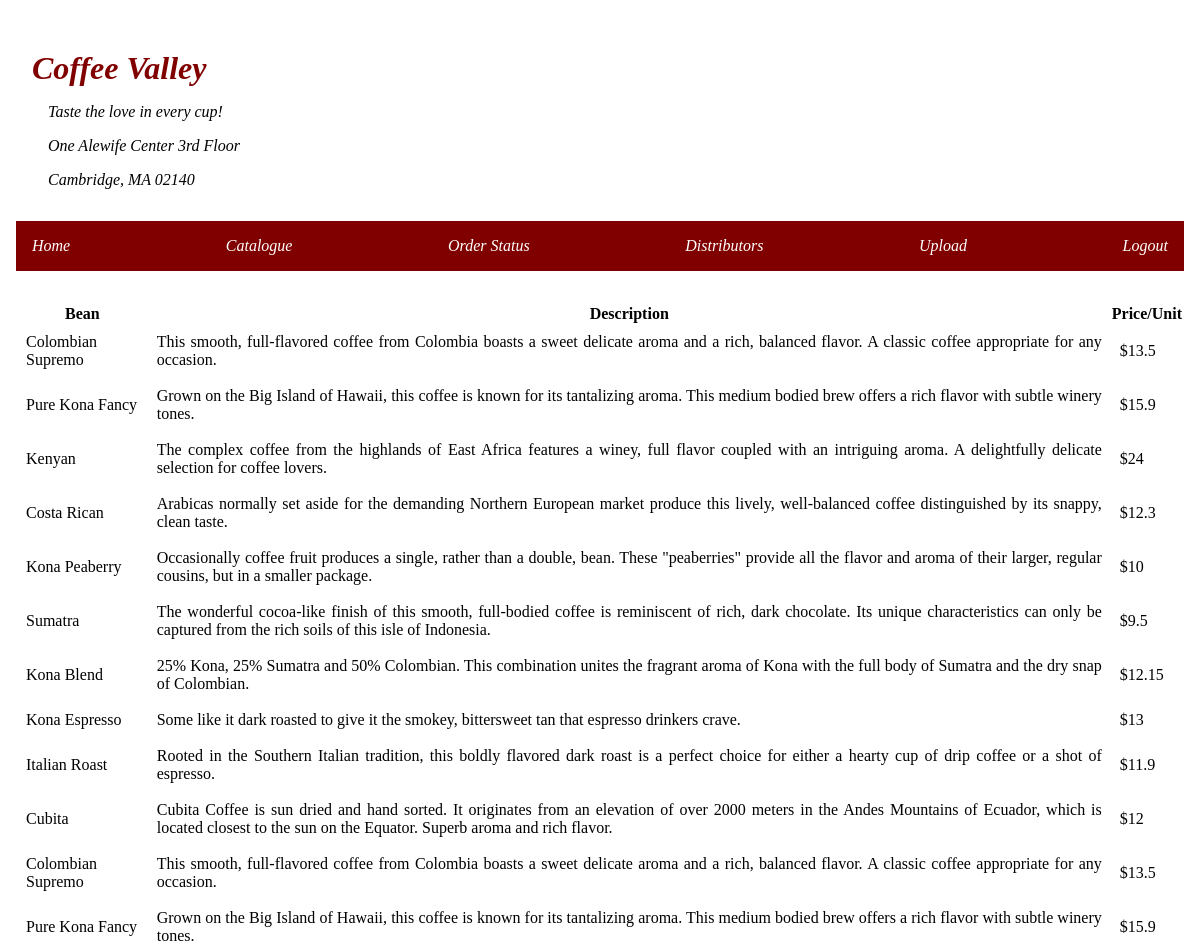
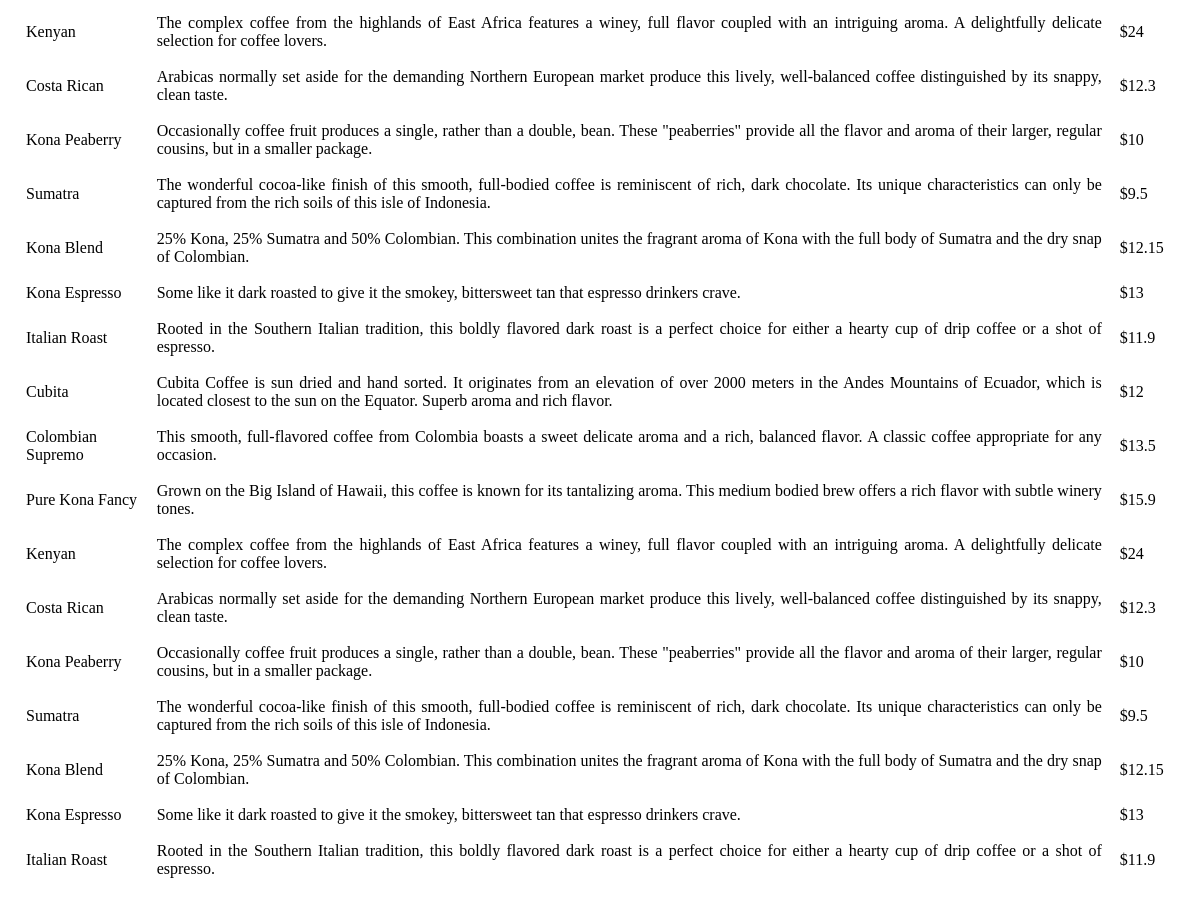
The page /src/catalogue.php on the database its author committed (2 pictures, top to bottom).
### tables this page shows
CREATE TABLE IF NOT EXISTS `beans` (
  `id` int(11) NOT NULL AUTO_INCREMENT,
  `name` varchar(50) DEFAULT NULL,
  `description` text,
  `price` float DEFAULT NULL,
  PRIMARY KEY (`id`)
);

### src/catalogue.php (the view, shortened to what this page needs)
<?php include('../db_connection.php'); ?>
<?php
$query = "SELECT * FROM beans";
$result = mysqli_query($connection, $query);
?>
<!DOCTYPE html>
<html lang="en">
<head>
  <link rel="stylesheet" href="../public/style.css">
</head>
<body>
  <?php include_once('../template/header.php'); ?>
  <?php include_once('../template/navbar.php'); ?>
  <table>
    <tr>
      <th>Bean</th>
      <th>Description</th>
      <th>Price/Unit</th>
    </tr>
    <?php while ($data = $result->fetch_assoc()) { ?>
      <tr>
        <td><?php echo $data['name'] ?></td>
        <td><?php echo $data['description'] ?></td>
        <td><?php echo "$" . $data['price'] ?></td>
      </tr>
    <?php } ?>
  </table>
</body>
</html>

### template/header.php (shortened to what this page needs)
<div class="header">
  <h1><em>Coffee Valley</em></h1>
  <p><em>Taste the love in every cup!</em></p>
  <p><em>One Alewife Center 3rd Floor</em></p>
  <p><em>Cambridge, MA 02140</em></p>
</div>

### template/navbar.php (shortened to what this page needs)
<nav class="navbar">
  <ul>
    <li><em><a href="home.php">Home</a></em></li>
    <li><em><a href="catalogue.php">Catalogue</a></em></li>
    <li><em><a href="">Order Status</a></em></li>
    <li><em><a href="distributor.php">Distributors</a></em></li>
    <li><em><a href="">Upload</a></em></li>
    <li><em><a href="logout.php">Logout</a></em></li>
  </ul>
</nav>

### public/style.css (style rules this page uses)
* { margin: 0; padding: 0; }
h1 { color: #800000; }
body { margin: 2rem 1rem; }
p { margin: 1rem; }
td { margin : 1rem; padding: 0.5rem; text-align: justify; }

### template/header.php (style rules this page uses)
.header { margin: 2rem 1rem; }

### template/navbar.php (style rules this page uses)
.navbar { margin-top: 2rem; margin-bottom: 2rem; }
ul { list-style-type: none; display: flex; justify-content: space-between; background-color: #800000; padding: 1rem; }
li { justify-content: center; }
li a { justify-content: center; text-decoration: none; color: white }

### rows shown on the page
beans: name "Colombian Supremo", description "This smooth, full-flavored coffee from Colombia boasts a sweet delicate aroma and a rich, balanced flavor. A classic coffee appropriate for any occasion.", price "13.5"
beans: name "Pure Kona Fancy", description "Grown on the Big Island of Hawaii, this coffee is known for its tantalizing aroma. This medium bodied brew offers a rich flavor with subtle winery tones.", price "15.9"
beans: name "Kenyan", description "The complex coffee from the highlands of East Africa features a winey, full flavor coupled with an intriguing aroma. A delightfully delicate selection for coffee lovers.", price "24"
beans: name "Costa Rican", description "Arabicas normally set aside for the demanding Northern European market produce this lively, well-balanced coffee distinguished by its snappy, clean taste.", price "12.3"
beans: name "Kona Peaberry", description "Occasionally coffee fruit produces a single, rather than a double, bean. These \"peaberries\" provide all the flavor and aroma of their larger, regular cousins, but in a smaller package.", price "10"
beans: name "Sumatra", description "The wonderful cocoa-like finish of this smooth, full-bodied coffee is reminiscent of rich, dark chocolate. Its unique characteristics can only be captured from the rich soils of this isle of Indonesia.", price "9.5"
beans: name "Kona Blend", description "25% Kona, 25% Sumatra and 50% Colombian. This combination unites the fragrant aroma of Kona with the full body of Sumatra and the dry snap of Colombian.", price "12.15"
beans: name "Kona Espresso", description "Some like it dark roasted to give it the smokey, bittersweet tan that espresso drinkers crave.", price "13"
beans: name "Italian Roast", description "Rooted in the Southern Italian tradition, this boldly flavored dark roast is a perfect choice for either a hearty cup of drip coffee or a shot of espresso.", price "11.9"
beans: name "Cubita", description "Cubita Coffee is sun dried and hand sorted. It originates from an elevation of over 2000 meters in the Andes Mountains of Ecuador, which is located closest to the sun on the Equator. Superb aroma and rich flavor.", price "12"
beans: name "Colombian Supremo", description "This smooth, full-flavored coffee from Colombia boasts a sweet delicate aroma and a rich, balanced flavor. A classic coffee appropriate for any occasion.", price "13.5"
beans: name "Pure Kona Fancy", description "Grown on the Big Island of Hawaii, this coffee is known for its tantalizing aroma. This medium bodied brew offers a rich flavor with subtle winery tones.", price "15.9"
beans: name "Kenyan", description "The complex coffee from the highlands of East Africa features a winey, full flavor coupled with an intriguing aroma. A delightfully delicate selection for coffee lovers.", price "24"
beans: name "Costa Rican", description "Arabicas normally set aside for the demanding Northern European market produce this lively, well-balanced coffee distinguished by its snappy, clean taste.", price "12.3"
beans: name "Kona Peaberry", description "Occasionally coffee fruit produces a single, rather than a double, bean. These \"peaberries\" provide all the flavor and aroma of their larger, regular cousins, but in a smaller package.", price "10"
beans: name "Sumatra", description "The wonderful cocoa-like finish of this smooth, full-bodied coffee is reminiscent of rich, dark chocolate. Its unique characteristics can only be captured from the rich soils of this isle of Indonesia.", price "9.5"
beans: name "Kona Blend", description "25% Kona, 25% Sumatra and 50% Colombian. This combination unites the fragrant aroma of Kona with the full body of Sumatra and the dry snap of Colombian.", price "12.15"
beans: name "Kona Espresso", description "Some like it dark roasted to give it the smokey, bittersweet tan that espresso drinkers crave.", price "13"
beans: name "Italian Roast", description "Rooted in the Southern Italian tradition, this boldly flavored dark roast is a perfect choice for either a hearty cup of drip coffee or a shot of espresso.", price "11.9"
beans: name "Cubita", description "Cubita Coffee is sun dried and hand sorted. It originates from an elevation of over 2000 meters in the Andes Mountains of Ecuador, which is located closest to the sun on the Equator. Superb aroma and rich flavor.", price "12"
beans: name "Colombian Supremo", description "This smooth, full-flavored coffee from Colombia boasts a sweet delicate aroma and a rich, balanced flavor. A classic coffee appropriate for any occasion.", price "13.5"
beans: name "Pure Kona Fancy", description "Grown on the Big Island of Hawaii, this coffee is known for its tantalizing aroma. This medium bodied brew offers a rich flavor with subtle winery tones.", price "15.9"
beans: name "Kenyan", description "The complex coffee from the highlands of East Africa features a winey, full flavor coupled with an intriguing aroma. A delightfully delicate selection for coffee lovers.", price "24"
beans: name "Costa Rican", description "Arabicas normally set aside for the demanding Northern European market produce this lively, well-balanced coffee distinguished by its snappy, clean taste.", price "12.3"
beans: name "Kona Peaberry", description "Occasionally coffee fruit produces a single, rather than a double, bean. These \"peaberries\" provide all the flavor and aroma of their larger, regular cousins, but in a smaller package.", price "10"
beans: name "Sumatra", description "The wonderful cocoa-like finish of this smooth, full-bodied coffee is reminiscent of rich, dark chocolate. Its unique characteristics can only be captured from the rich soils of this isle of Indonesia.", price "9.5"
beans: name "Kona Blend", description "25% Kona, 25% Sumatra and 50% Colombian. This combination unites the fragrant aroma of Kona with the full body of Sumatra and the dry snap of Colombian.", price "12.15"
beans: name "Kona Espresso", description "Some like it dark roasted to give it the smokey, bittersweet tan that espresso drinkers crave.", price "13"
beans: name "Italian Roast", description "Rooted in the Southern Italian tradition, this boldly flavored dark roast is a perfect choice for either a hearty cup of drip coffee or a shot of espresso.", price "11.9"
